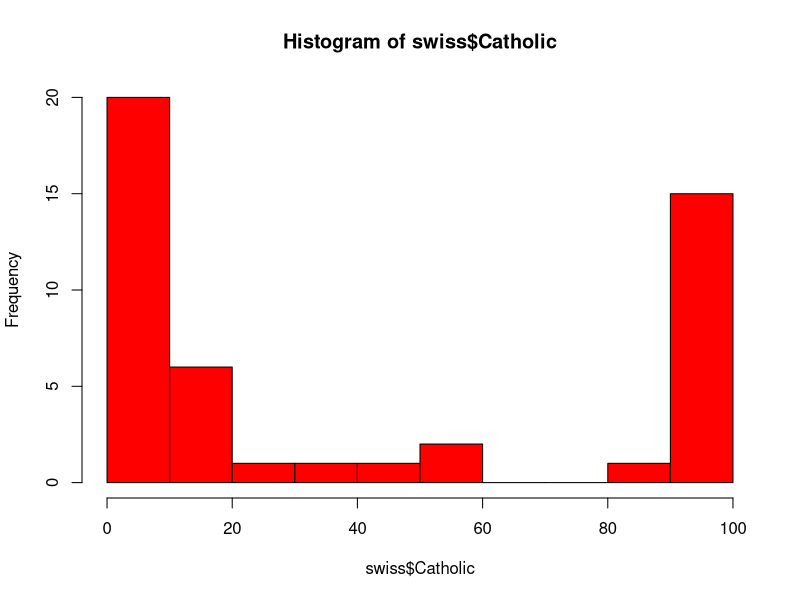
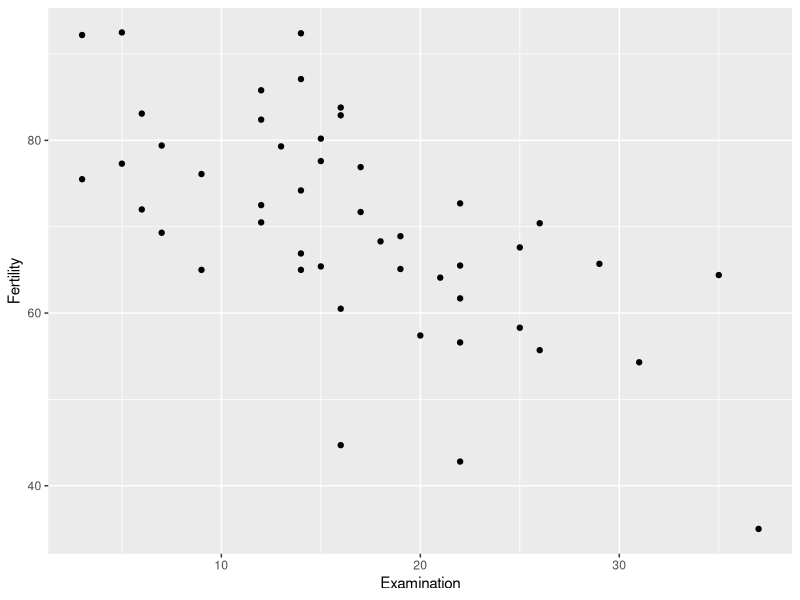
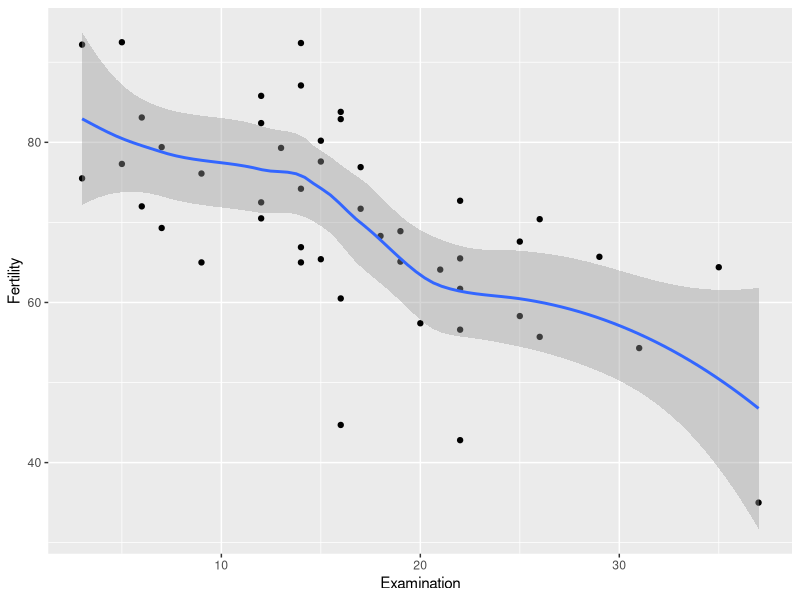
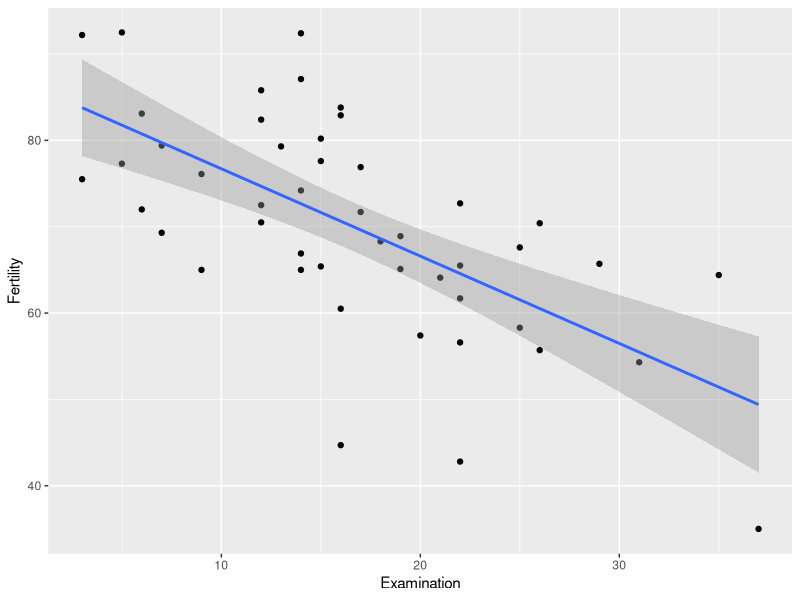
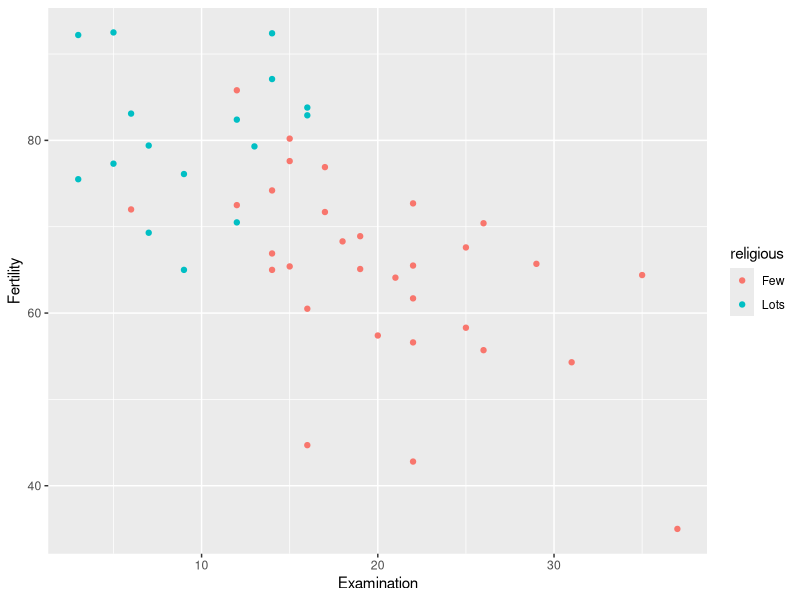
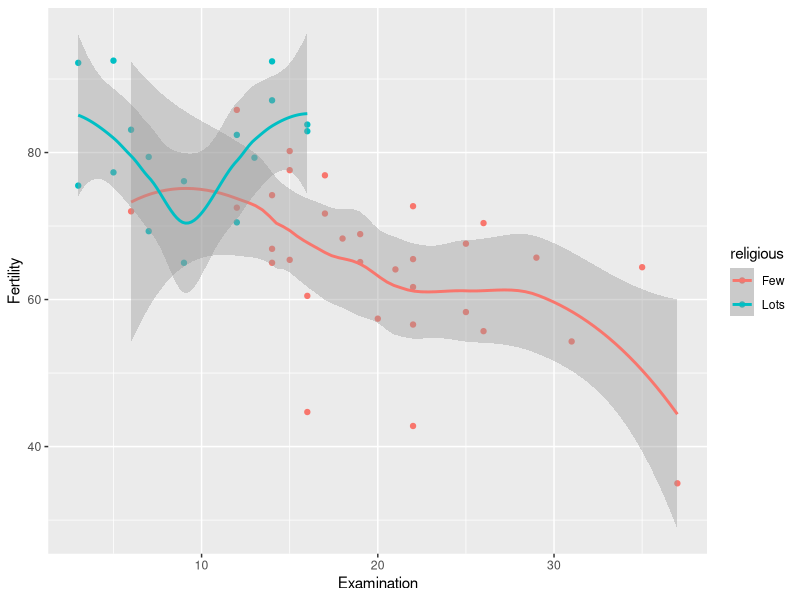
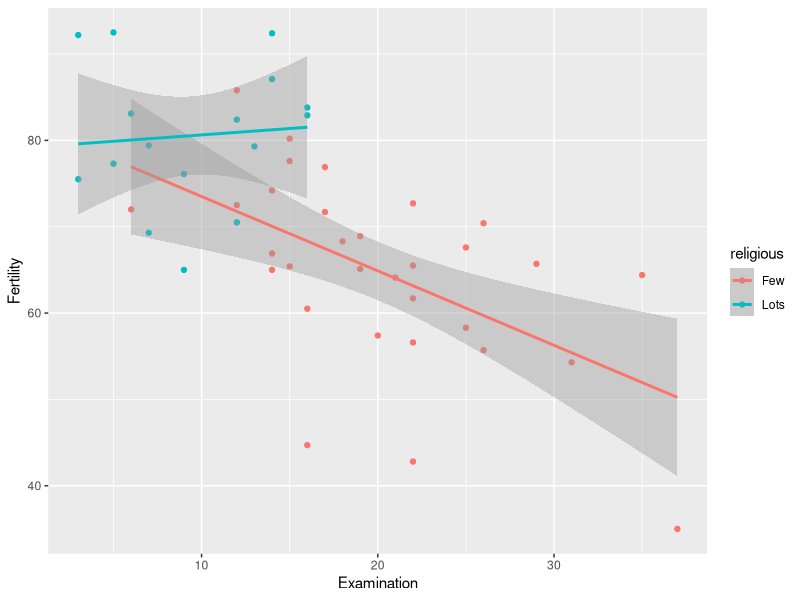

Write R code to recreate these figures, in order.
#
# multiple linear regression
#
library(ggplot2)

?swiss

# numeric predictors

fit <- lm(Fertility ~ Examination + Catholic, data = swiss)
summary(fit)


fit2 <- lm(Fertility ~ Examination*Catholic, data = swiss)
summary(fit2)


confint(fit2)


# categorical predictors

hist(swiss$Catholic, col = 'red')

swiss$religious <- ifelse(swiss$Catholic > 60, 'Lots', 'Few')
swiss$religious <- as.factor(swiss$religious)

fit3 <- lm(Fertility ~ Examination + religious, data = swiss)
summary(fit3)

fit4 <- lm(Fertility ~ religious*Examination, data = swiss)
summary(fit4)

# plots

ggplot(swiss, aes(x = Examination, y = Fertility)) + 
  geom_point() 

ggplot(swiss, aes(x = Examination, y = Fertility)) + 
  geom_point() + 
  geom_smooth()

ggplot(swiss, aes(x = Examination, y = Fertility)) + 
  geom_point() + 
  geom_smooth(method = 'lm')

ggplot(swiss, aes(x = Examination, y = Fertility, col = religious)) + 
  geom_point() 

ggplot(swiss, aes(x = Examination, y = Fertility, col = religious)) + 
  geom_point()  + 
  geom_smooth()

ggplot(swiss, aes(x = Examination, y = Fertility, col = religious)) + 
  geom_point()  + 
  geom_smooth(method = 'lm')


#

fit5 <- lm(Fertility ~ religious*Infant.Mortality*Examination, data = swiss)
summary(fit5)
